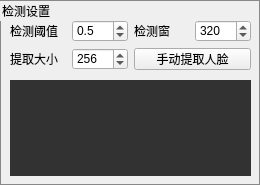
      <widget class="QGroupBox" name="groupBoxDetectConfig">
       <property name="styleSheet">
        <string notr="true">QGroupBox {border: 1px solid #888888;}
</string>
       </property>
       <property name="title">
        <string>检测设置</string>
       </property>
       <property name="flat">
        <bool>true</bool>
       </property>
       <property name="checkable">
        <bool>false</bool>
       </property>
       <widget class="QWidget" name="gridLayoutWidget">
        <property name="geometry">
         <rect>
          <x>10</x>
          <y>20</y>
          <width>241</width>
          <height>50</height>
         </rect>
        </property>
        <layout class="QGridLayout" name="gridDetectParams">
         <item row="0" column="0">
          <widget class="QLabel" name="label_33">
           <property name="text">
            <string>检测阈值</string>
           </property>
          </widget>
         </item>
         <item row="0" column="3">
          <widget class="QLabel" name="label_35">
           <property name="text">
            <string>检测窗</string>
           </property>
          </widget>
         </item>
         <item row="0" column="1">
          <widget class="QDoubleSpinBox" name="spinFaceDetectThreshold">
           <property name="maximumSize">
            <size>
             <width>60</width>
             <height>16777215</height>
            </size>
           </property>
           <property name="styleSheet">
            <string notr="true"/>
           </property>
           <property name="decimals">
            <number>1</number>
           </property>
           <property name="minimum">
            <double>0.200000000000000</double>
           </property>
           <property name="maximum">
            <double>1.000000000000000</double>
           </property>
           <property name="singleStep">
            <double>0.100000000000000</double>
           </property>
           <property name="value">
            <double>0.500000000000000</double>
           </property>
          </widget>
         </item>
         <item row="0" column="4">
          <widget class="QSpinBox" name="spinDetectWindowSize">
           <property name="minimum">
            <number>0</number>
           </property>
           <property name="maximum">
            <number>512</number>
           </property>
           <property name="singleStep">
            <number>64</number>
           </property>
           <property name="value">
            <number>320</number>
           </property>
          </widget>
         </item>
         <item row="1" column="0">
          <widget class="QLabel" name="label_36">
           <property name="text">
            <string>提取大小</string>
           </property>
          </widget>
         </item>
         <item row="1" column="1">
          <widget class="QSpinBox" name="spinFaceReso">
           <property name="minimum">
            <number>192</number>
           </property>
           <property name="maximum">
            <number>512</number>
           </property>
           <property name="singleStep">
            <number>64</number>
           </property>
           <property name="value">
            <number>256</number>
           </property>
          </widget>
         </item>
         <item row="1" column="3" colspan="2">
          <widget class="QPushButton" name="btnExtractAllFaces">
           <property name="font">
            <font>
             <pointsize>9</pointsize>
            </font>
           </property>
           <property name="toolTip">
            <string>设定当前人物为换脸对象</string>
           </property>
           <property name="text">
            <string>手动提取人脸</string>
           </property>
           <property name="icon">
            <iconset>
             <normaloff>C:/Users/ps/.designer/backup/icons/确认.png</normaloff>C:/Users/ps/.designer/backup/icons/确认.png</iconset>
           </property>
          </widget>
         </item>
        </layout>
       </widget>
       <widget class="QLabel" name="AllDetectFacesLabel">
        <property name="geometry">
         <rect>
          <x>10</x>
          <y>80</y>
          <width>241</width>
          <height>96</height>
         </rect>
        </property>
        <property name="minimumSize">
         <size>
          <width>96</width>
          <height>96</height>
         </size>
        </property>
        <property name="styleSheet">
         <string notr="true">background-color: rgb(50, 50, 50);</string>
        </property>
        <property name="text">
         <string/>
        </property>
        <property name="alignment">
         <set>Qt::AlignCenter</set>
        </property>
       </widget>
      </widget>
